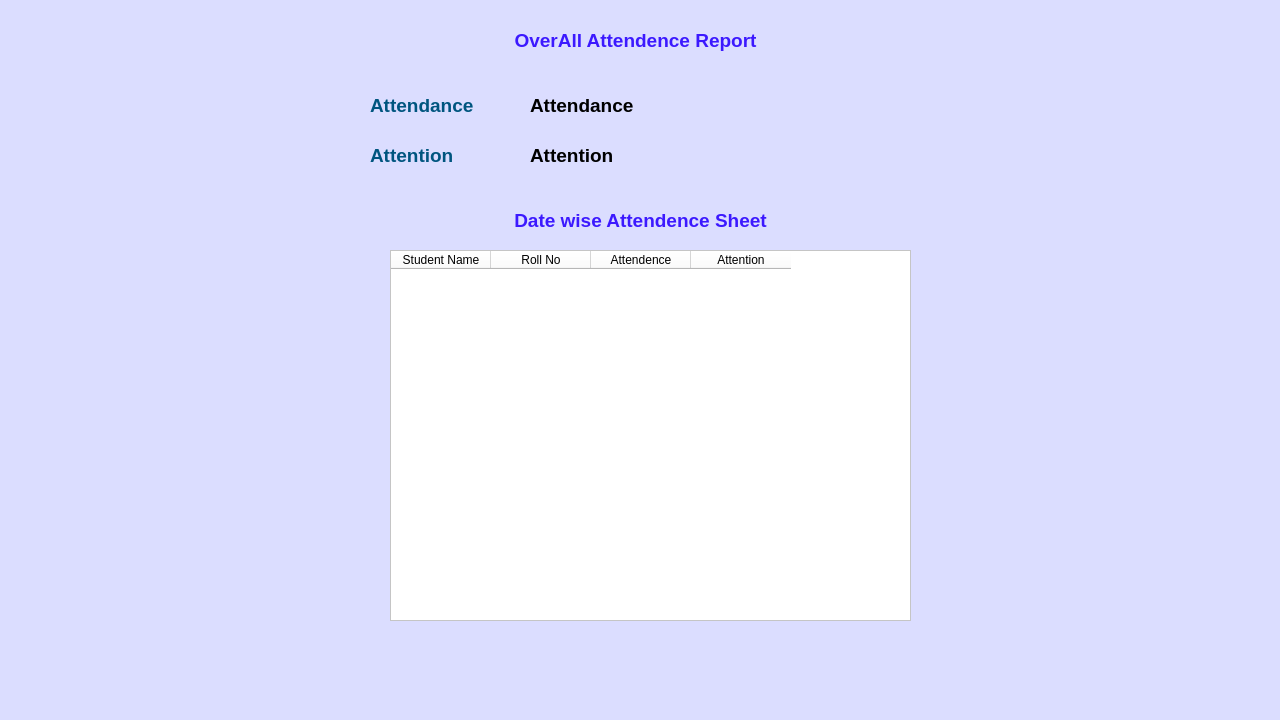
<?xml version="1.0" encoding="UTF-8"?>
<ui version="4.0">
 <class>MainWindow</class>
 <widget class="QMainWindow" name="MainWindow">
  <property name="geometry">
   <rect>
    <x>0</x>
    <y>0</y>
    <width>1280</width>
    <height>720</height>
   </rect>
  </property>
  <property name="windowTitle">
   <string>MainWindow</string>
  </property>
  <property name="styleSheet">
   <string notr="true">background-color: rgb(219, 221, 255);</string>
  </property>
  <widget class="QWidget" name="centralwidget">
   <widget class="QTableWidget" name="sheet">
    <property name="geometry">
     <rect>
      <x>390</x>
      <y>250</y>
      <width>521</width>
      <height>371</height>
     </rect>
    </property>
    <property name="styleSheet">
     <string notr="true">background-color: rgb(255, 255, 255);
font: 9pt &quot;Nirmala UI&quot;;</string>
    </property>
    <column>
     <property name="text">
      <string>Student Name</string>
     </property>
    </column>
    <column>
     <property name="text">
      <string>Roll No</string>
     </property>
    </column>
    <column>
     <property name="text">
      <string>Attendence</string>
     </property>
    </column>
    <column>
     <property name="text">
      <string>Attention</string>
     </property>
    </column>
   </widget>
   <widget class="QLabel" name="label">
    <property name="geometry">
     <rect>
      <x>370</x>
      <y>90</y>
      <width>141</width>
      <height>31</height>
     </rect>
    </property>
    <property name="styleSheet">
     <string notr="true">color: rgb(0, 85, 127);
font: 14pt &quot;Nirmala UI&quot;;</string>
    </property>
    <property name="text">
     <string>&lt;html&gt;&lt;head/&gt;&lt;body&gt;&lt;p&gt;&lt;span style=&quot; font-size:14pt; font-weight:600;&quot;&gt;Attendance&lt;/span&gt;&lt;/p&gt;&lt;/body&gt;&lt;/html&gt;</string>
    </property>
   </widget>
   <widget class="QLabel" name="label_2">
    <property name="geometry">
     <rect>
      <x>370</x>
      <y>140</y>
      <width>141</width>
      <height>31</height>
     </rect>
    </property>
    <property name="styleSheet">
     <string notr="true">color: rgb(0, 85, 127);
font: 14pt &quot;Nirmala UI&quot;;</string>
    </property>
    <property name="text">
     <string>&lt;html&gt;&lt;head/&gt;&lt;body&gt;&lt;p&gt;&lt;span style=&quot; font-size:14pt; font-weight:600;&quot;&gt;Attention&lt;/span&gt;&lt;/p&gt;&lt;/body&gt;&lt;/html&gt;</string>
    </property>
   </widget>
   <widget class="QLabel" name="attendance">
    <property name="geometry">
     <rect>
      <x>530</x>
      <y>90</y>
      <width>281</width>
      <height>31</height>
     </rect>
    </property>
    <property name="styleSheet">
     <string notr="true">font: 75 14pt &quot;MS Shell Dlg 2&quot;;</string>
    </property>
    <property name="text">
     <string>&lt;html&gt;&lt;head/&gt;&lt;body&gt;&lt;p&gt;&lt;span style=&quot; font-size:14pt; font-weight:600;&quot;&gt;Attendance&lt;/span&gt;&lt;/p&gt;&lt;/body&gt;&lt;/html&gt;</string>
    </property>
   </widget>
   <widget class="QLabel" name="attention">
    <property name="geometry">
     <rect>
      <x>530</x>
      <y>140</y>
      <width>281</width>
      <height>31</height>
     </rect>
    </property>
    <property name="styleSheet">
     <string notr="true">font: 75 14pt &quot;MS Shell Dlg 2&quot;;</string>
    </property>
    <property name="text">
     <string>&lt;html&gt;&lt;head/&gt;&lt;body&gt;&lt;p&gt;&lt;span style=&quot; font-size:14pt; font-weight:600;&quot;&gt;Attention&lt;/span&gt;&lt;/p&gt;&lt;/body&gt;&lt;/html&gt;</string>
    </property>
   </widget>
   <widget class="QLabel" name="label_3">
    <property name="geometry">
     <rect>
      <x>470</x>
      <y>20</y>
      <width>331</width>
      <height>41</height>
     </rect>
    </property>
    <property name="styleSheet">
     <string notr="true">color: rgb(60, 25, 255);
font: 16pt &quot;Nirmala UI&quot;;</string>
    </property>
    <property name="text">
     <string>&lt;html&gt;&lt;head/&gt;&lt;body&gt;&lt;p align=&quot;center&quot;&gt;&lt;span style=&quot; font-size:14pt; font-weight:600;&quot;&gt;OverAll Attendence Report&lt;/span&gt;&lt;/p&gt;&lt;/body&gt;&lt;/html&gt;</string>
    </property>
   </widget>
   <widget class="QLabel" name="label_4">
    <property name="geometry">
     <rect>
      <x>0</x>
      <y>200</y>
      <width>1281</width>
      <height>41</height>
     </rect>
    </property>
    <property name="styleSheet">
     <string notr="true">color: rgb(60, 25, 255);
font: 16pt &quot;Nirmala UI&quot;;</string>
    </property>
    <property name="text">
     <string>&lt;html&gt;&lt;head/&gt;&lt;body&gt;&lt;p align=&quot;center&quot;&gt;&lt;span style=&quot; font-size:14pt; font-weight:600;&quot;&gt;Date wise Attendence Sheet&lt;/span&gt;&lt;/p&gt;&lt;/body&gt;&lt;/html&gt;</string>
    </property>
   </widget>
  </widget>
 </widget>
 <resources/>
 <connections/>
</ui>
